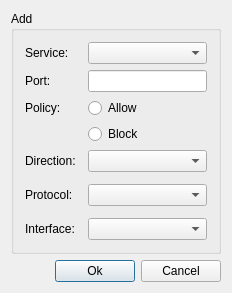
<?xml version="1.0" encoding="UTF-8"?>
<ui version="4.0">
 <class>AddDlg</class>
 <widget class="QDialog" name="AddDlg">
  <property name="geometry">
   <rect>
    <x>0</x>
    <y>0</y>
    <width>232</width>
    <height>291</height>
   </rect>
  </property>
  <property name="windowTitle">
   <string>Add a port</string>
  </property>
  <property name="modal">
   <bool>true</bool>
  </property>
  <layout class="QGridLayout">
   <item row="0" column="0" colspan="3">
    <widget class="QGroupBox" name="groupBox">
     <property name="title">
      <string>Add</string>
     </property>
     <layout class="QGridLayout" name="gridLayout">
      <item row="0" column="0">
       <widget class="QLabel" name="lbService">
        <property name="text">
         <string>Service:</string>
        </property>
        <property name="wordWrap">
         <bool>false</bool>
        </property>
       </widget>
      </item>
      <item row="2" column="0">
       <widget class="QLabel" name="lbPort">
        <property name="text">
         <string>Port:</string>
        </property>
        <property name="wordWrap">
         <bool>false</bool>
        </property>
       </widget>
      </item>
      <item row="2" column="1" colspan="2">
       <widget class="QLineEdit" name="txPort"/>
      </item>
      <item row="3" column="0">
       <widget class="QLabel" name="lbPolicy">
        <property name="text">
         <string>Policy:</string>
        </property>
        <property name="wordWrap">
         <bool>false</bool>
        </property>
       </widget>
      </item>
      <item row="3" column="1" colspan="2">
       <widget class="QRadioButton" name="rbAllow">
        <property name="text">
         <string>Allow</string>
        </property>
       </widget>
      </item>
      <item row="4" column="1" colspan="2">
       <widget class="QRadioButton" name="rbBlock">
        <property name="text">
         <string>Block</string>
        </property>
       </widget>
      </item>
      <item row="5" column="0">
       <widget class="QLabel" name="txDirection">
        <property name="text">
         <string>Direction:</string>
        </property>
        <property name="wordWrap">
         <bool>false</bool>
        </property>
       </widget>
      </item>
      <item row="7" column="0" rowspan="3">
       <widget class="QLabel" name="txProtocol">
        <property name="text">
         <string>Protocol:</string>
        </property>
        <property name="wordWrap">
         <bool>false</bool>
        </property>
       </widget>
      </item>
      <item row="10" column="0">
       <widget class="QLabel" name="lbInterface">
        <property name="text">
         <string>Interface:</string>
        </property>
        <property name="wordWrap">
         <bool>false</bool>
        </property>
       </widget>
      </item>
      <item row="4" column="0">
       <spacer name="verticalSpacer">
        <property name="orientation">
         <enum>Qt::Vertical</enum>
        </property>
        <property name="sizeHint" stdset="0">
         <size>
          <width>20</width>
          <height>40</height>
         </size>
        </property>
       </spacer>
      </item>
      <item row="0" column="1" colspan="2">
       <widget class="QComboBox" name="cbServices"/>
      </item>
      <item row="5" column="1" colspan="2">
       <widget class="QComboBox" name="cbDirection"/>
      </item>
      <item row="8" column="1" colspan="2">
       <widget class="QComboBox" name="cbProtocol"/>
      </item>
      <item row="10" column="1" colspan="2">
       <widget class="QComboBox" name="cbInterfaces"/>
      </item>
     </layout>
    </widget>
   </item>
   <item row="1" column="0">
    <spacer name="spacer1">
     <property name="orientation">
      <enum>Qt::Horizontal</enum>
     </property>
     <property name="sizeType">
      <enum>QSizePolicy::Expanding</enum>
     </property>
     <property name="sizeHint" stdset="0">
      <size>
       <width>61</width>
       <height>21</height>
      </size>
     </property>
    </spacer>
   </item>
   <item row="1" column="1">
    <widget class="QPushButton" name="pbOkay">
     <property name="text">
      <string>Ok</string>
     </property>
    </widget>
   </item>
   <item row="1" column="2">
    <widget class="QPushButton" name="pbCancel">
     <property name="text">
      <string>Cancel</string>
     </property>
    </widget>
   </item>
  </layout>
 </widget>
 <layoutdefault spacing="6" margin="11"/>
 <tabstops>
  <tabstop>pbOkay</tabstop>
  <tabstop>pbCancel</tabstop>
 </tabstops>
 <resources/>
 <connections/>
</ui>
